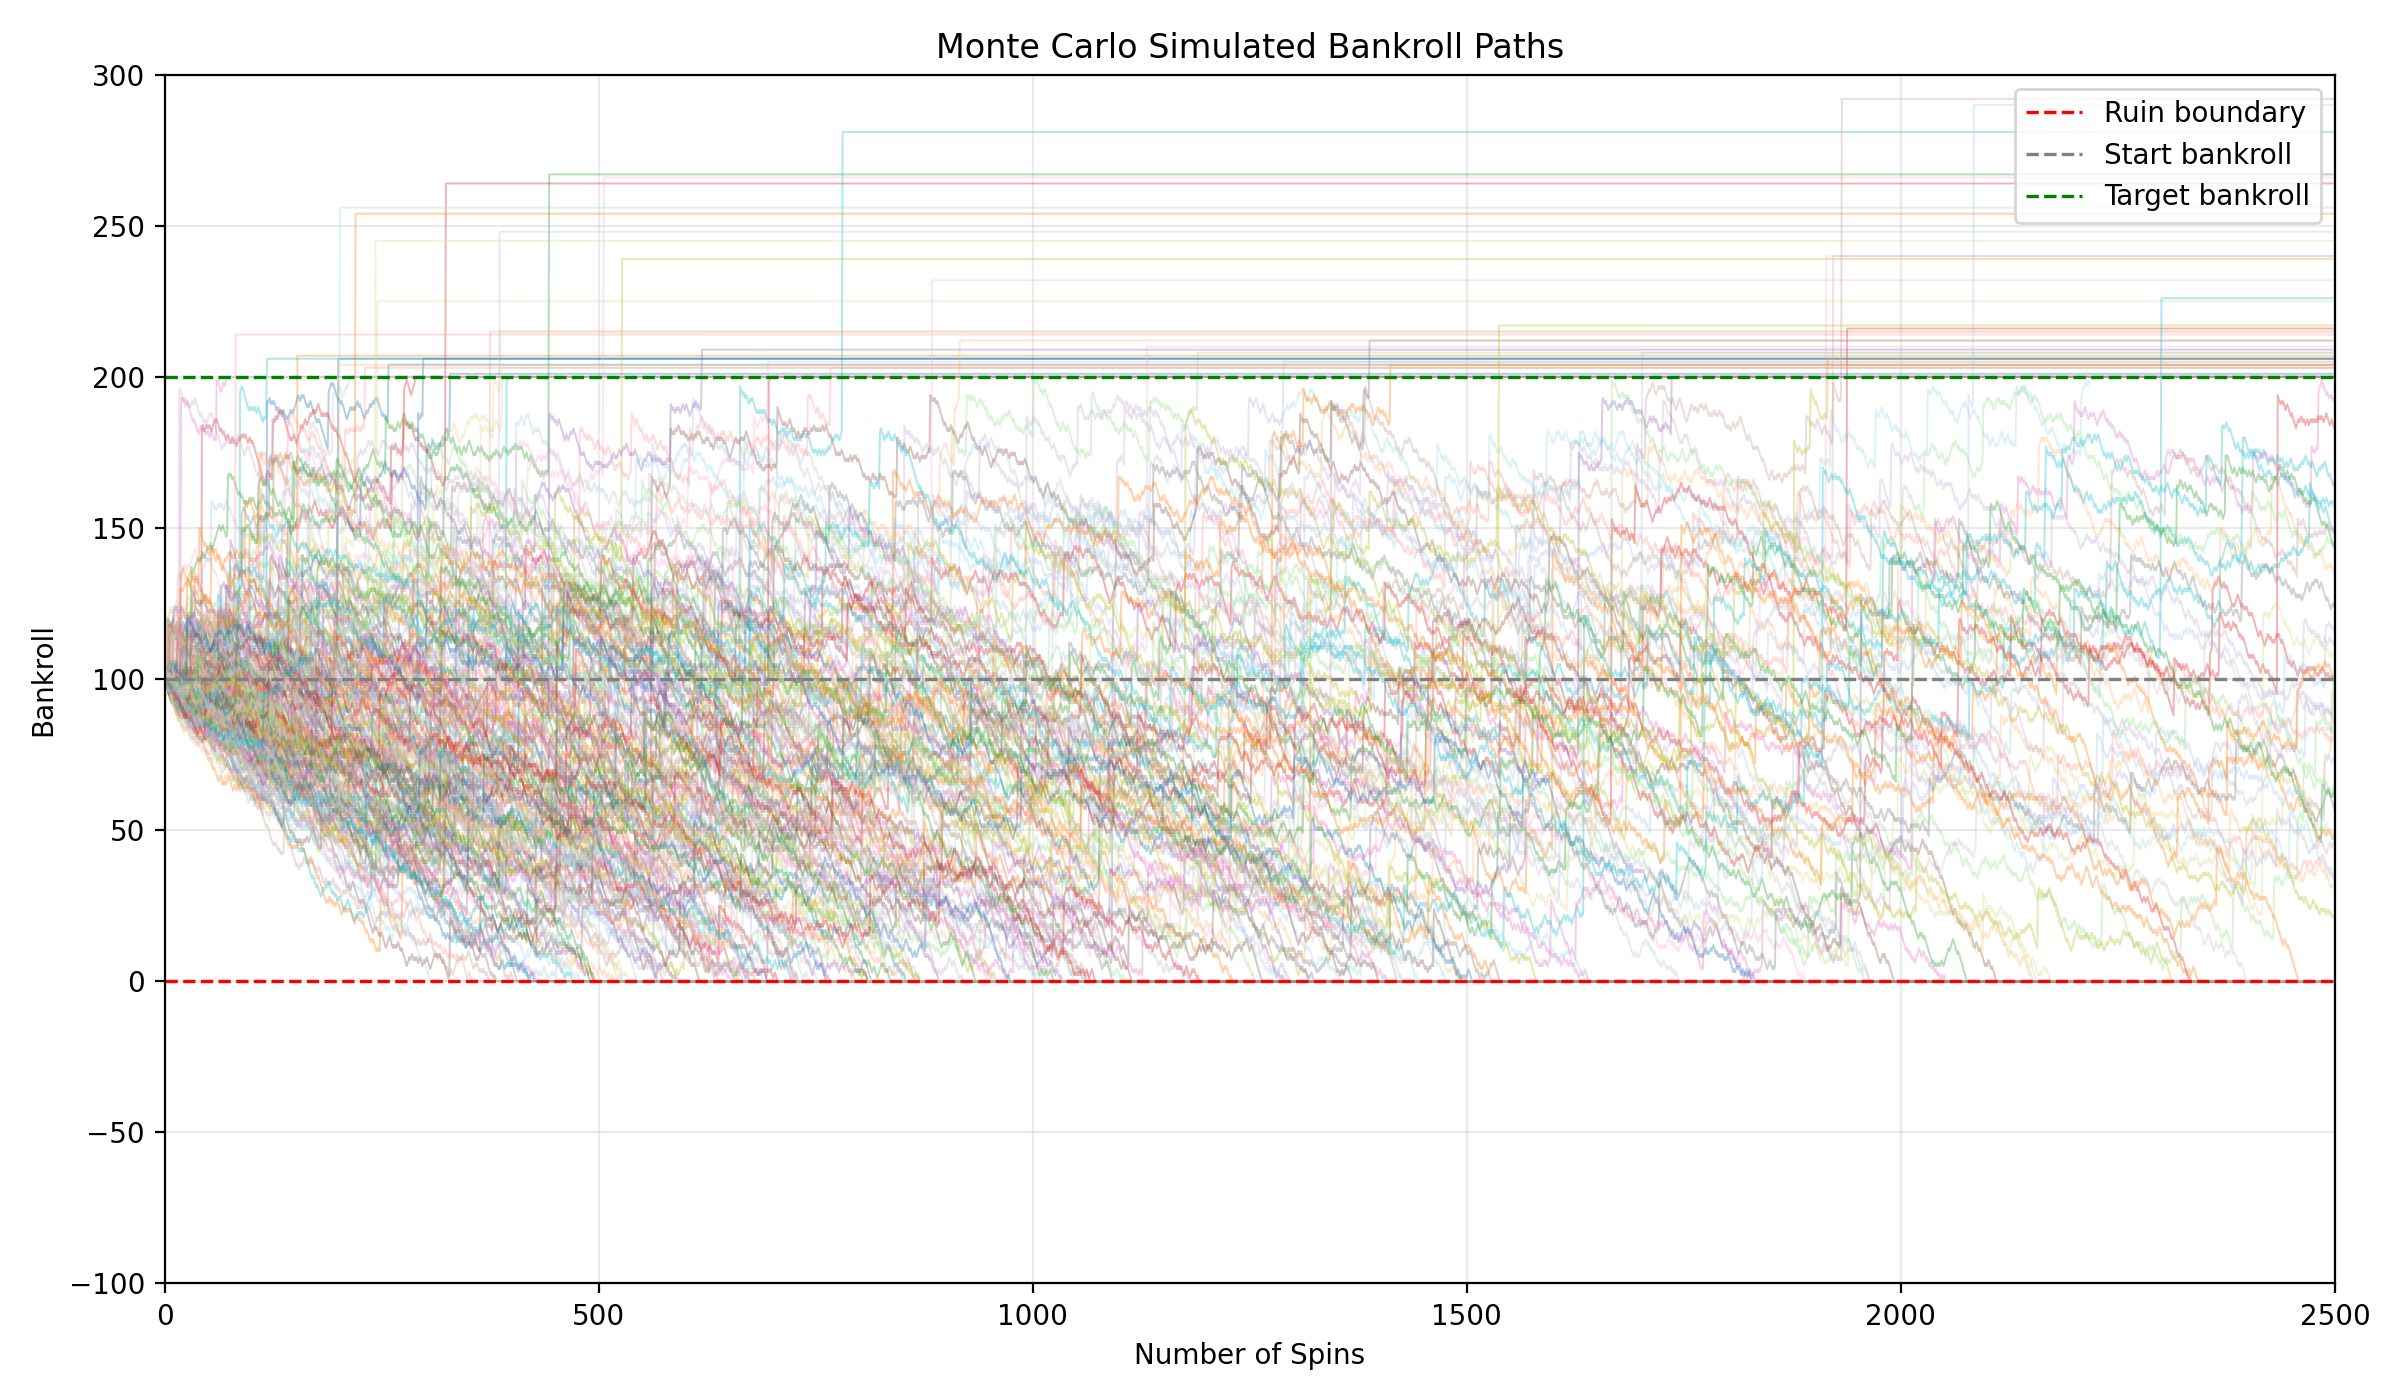

Recreate this plot in Python.
"""
Monte Carlo simulation for Math AI HL IA slot-style bankroll model.

This script:
1) Runs a large batched Monte Carlo simulation for summary statistics.
2) Simulates a smaller sample of full bankroll paths for plotting.
3) Saves path plots and a session-length histogram.
4) Prints summary statistics and comparison vs Markov chain values.

Run:
    python3 monte_carlo_bankroll_paths.py
"""

from __future__ import annotations

import numpy as np
import matplotlib
matplotlib.use("Agg")
import matplotlib.pyplot as plt
import pandas as pd


# ============================================================
# Editable simulation parameters
# ============================================================
num_paths = 1_000_000
max_steps = 20_000
starting_bankroll = 100
ruin_boundary = 0
target_bankroll = 200
random_seed = 42

# Number of full paths to draw on the bankroll chart images.
num_paths_to_plot = 200

# Batch size for the large simulation pass.
batch_size = 50_000

# Fixed model net changes and probabilities (do not change model)
net_changes = np.array([-1, 1, 19, 99], dtype=np.int16)
probabilities = np.array([0.602640, 0.389017, 0.008000, 0.000343], dtype=np.float64)

# Theoretical absorbing Markov chain values for B0=100, ruin=0, target=200
theory_p_ruin = 0.714307175964
theory_p_target = 0.285692824036
theory_expected_length = 1368.670182024205


def run_batched_simulation(
    n_paths: int,
    max_n_steps: int,
    b0: int,
    ruin: int,
    target: int,
    seed: int,
    sim_batch_size: int,
) -> tuple[np.ndarray, np.ndarray]:
    """
    Run large Monte Carlo simulation in batches.

    We store only session-level outputs (length and outcome), not full paths,
    so this scales to very large numbers of sessions.

    Returns:
    - reached_target: bool array shape (n_paths,)
    - session_lengths: int array shape (n_paths,)
    """
    rng = np.random.default_rng(seed)
    reached_target = np.zeros(n_paths, dtype=bool)
    session_lengths = np.empty(n_paths, dtype=np.int32)

    for start in range(0, n_paths, sim_batch_size):
        end = min(start + sim_batch_size, n_paths)
        m = end - start

        bankroll = np.full(m, b0, dtype=np.int32)
        lengths = np.full(m, max_n_steps, dtype=np.int32)
        active = np.ones(m, dtype=bool)

        # Spin forward until everyone in batch absorbs or we hit max steps.
        for step in range(1, max_n_steps + 1):
            if not np.any(active):
                break

            active_idx = np.where(active)[0]

            # Sample one net change for each active session.
            delta = rng.choice(net_changes, size=active_idx.size, p=probabilities)

            # Update bankroll after the spin.
            bankroll[active_idx] += delta

            # Absorb if bankroll touches or crosses boundaries.
            ended_now = (bankroll[active_idx] <= ruin) | (bankroll[active_idx] >= target)
            ended_idx = active_idx[ended_now]
            lengths[ended_idx] = step
            active[ended_idx] = False

        reached_target[start:end] = bankroll >= target
        session_lengths[start:end] = lengths

    return reached_target, session_lengths


def simulate_paths_for_plot(
    n_paths_plot: int,
    max_n_steps: int,
    b0: int,
    ruin: int,
    target: int,
    seed: int,
) -> np.ndarray:
    """
    Simulate full bankroll trajectories for plotting only.

    Once a session absorbs, it is kept flat at the absorbing value
    for all remaining steps so all lines have equal length.
    """
    rng = np.random.default_rng(seed)
    paths = np.empty((n_paths_plot, max_n_steps + 1), dtype=np.int32)
    paths[:, 0] = b0

    active = np.ones(n_paths_plot, dtype=bool)

    for step in range(1, max_n_steps + 1):
        paths[:, step] = paths[:, step - 1]
        if not np.any(active):
            continue

        active_idx = np.where(active)[0]
        delta = rng.choice(net_changes, size=active_idx.size, p=probabilities)
        paths[active_idx, step] = paths[active_idx, step - 1] + delta

        ended_now = (paths[active_idx, step] <= ruin) | (paths[active_idx, step] >= target)
        active[active_idx[ended_now]] = False

    return paths


def save_paths_plot(
    paths: np.ndarray,
    filename: str,
    x_max: int | None = None,
) -> None:
    """Save a bankroll-path plot."""
    n_steps = paths.shape[1] - 1
    x = np.arange(n_steps + 1)
    if x_max is not None:
        x = x[: x_max + 1]
        y_data = paths[:, : x_max + 1]
    else:
        y_data = paths

    plt.figure(figsize=(12, 7))
    palette = plt.cm.tab20(np.linspace(0, 1, 20))
    for i in range(y_data.shape[0]):
        plt.plot(x, y_data[i], linewidth=0.7, alpha=0.35, color=palette[i % len(palette)])

    plt.axhline(ruin_boundary, linestyle="--", linewidth=1.2, color="red", label="Ruin boundary")
    plt.axhline(starting_bankroll, linestyle="--", linewidth=1.2, color="gray", label="Start bankroll")
    plt.axhline(target_bankroll, linestyle="--", linewidth=1.2, color="green", label="Target bankroll")
    plt.title("Monte Carlo Simulated Bankroll Paths")
    plt.xlabel("Number of Spins")
    plt.ylabel("Bankroll")
    plt.xlim(0, 2_500)
    plt.ylim(-100, 300)
    plt.grid(alpha=0.25)
    plt.legend(loc="upper right")
    plt.tight_layout()
    plt.savefig(filename, dpi=200)
    plt.close()


def save_length_histogram(lengths: np.ndarray, filename: str) -> None:
    """Save histogram of session lengths."""
    plt.figure(figsize=(10, 6))
    plt.hist(lengths, bins=60, color="tab:purple", alpha=0.85, edgecolor="white")
    plt.title("Distribution of Simulated Session Lengths")
    plt.xlabel("Session length in spins")
    plt.ylabel("Frequency")
    plt.grid(axis="y", alpha=0.25)
    plt.tight_layout()
    plt.savefig(filename, dpi=200)
    plt.close()


def main() -> None:
    print("Running large batched simulation...")
    reached_target, session_lengths = run_batched_simulation(
        n_paths=num_paths,
        max_n_steps=max_steps,
        b0=starting_bankroll,
        ruin=ruin_boundary,
        target=target_bankroll,
        seed=random_seed,
        sim_batch_size=batch_size,
    )

    ruined = ~reached_target

    p_ruin = float(np.mean(ruined))
    p_target = float(np.mean(reached_target))
    mean_len = float(np.mean(session_lengths))
    median_len = float(np.median(session_lengths))
    std_len = float(np.std(session_lengths, ddof=0))
    min_len = int(np.min(session_lengths))
    max_len = int(np.max(session_lengths))

    print("Simulating path sample for plotting...")
    plot_paths = simulate_paths_for_plot(
        n_paths_plot=num_paths_to_plot,
        max_n_steps=max_steps,
        b0=starting_bankroll,
        ruin=ruin_boundary,
        target=target_bankroll,
        seed=random_seed + 1,
    )

    save_paths_plot(plot_paths, "monte_carlo_bankroll_paths.png", x_max=None)
    save_paths_plot(plot_paths, "monte_carlo_bankroll_paths_zoom_500.png", x_max=500)
    save_length_histogram(session_lengths, "session_length_histogram.png")

    print("Monte Carlo Simulation Summary")
    print("-" * 40)
    print(f"Number of simulated sessions: {num_paths:,}")
    print(f"Number of paths shown in plot:{num_paths_to_plot:,}")
    print(f"Maximum spins per session:    {max_steps:,}")
    print(f"Probability of ruin:          {p_ruin:.12f}")
    print(f"Probability of reaching target:{p_target:.12f}")
    print(f"Mean session length:          {mean_len:.6f}")
    print(f"Median session length:        {median_len:.6f}")
    print(f"Std dev session length:       {std_len:.6f}")
    print(f"Minimum session length:       {min_len}")
    print(f"Maximum session length:       {max_len}")
    print()

    comparison_df = pd.DataFrame(
        [
            {
                "Measure": "P(ruin before doubling)",
                "Markov Chain Value": theory_p_ruin,
                "Monte Carlo Value": p_ruin,
                "Absolute Difference": abs(theory_p_ruin - p_ruin),
            },
            {
                "Measure": "P(double before ruin)",
                "Markov Chain Value": theory_p_target,
                "Monte Carlo Value": p_target,
                "Absolute Difference": abs(theory_p_target - p_target),
            },
            {
                "Measure": "Expected session length E[T]",
                "Markov Chain Value": theory_expected_length,
                "Monte Carlo Value": mean_len,
                "Absolute Difference": abs(theory_expected_length - mean_len),
            },
        ]
    )

    print("Comparison: Markov Chain vs Monte Carlo")
    print("-" * 40)
    print(comparison_df.to_string(index=False))
    print()
    print("Saved figures:")
    print(" - monte_carlo_bankroll_paths.png")
    print(" - monte_carlo_bankroll_paths_zoom_500.png")
    print(" - session_length_histogram.png")


if __name__ == "__main__":
    main()
